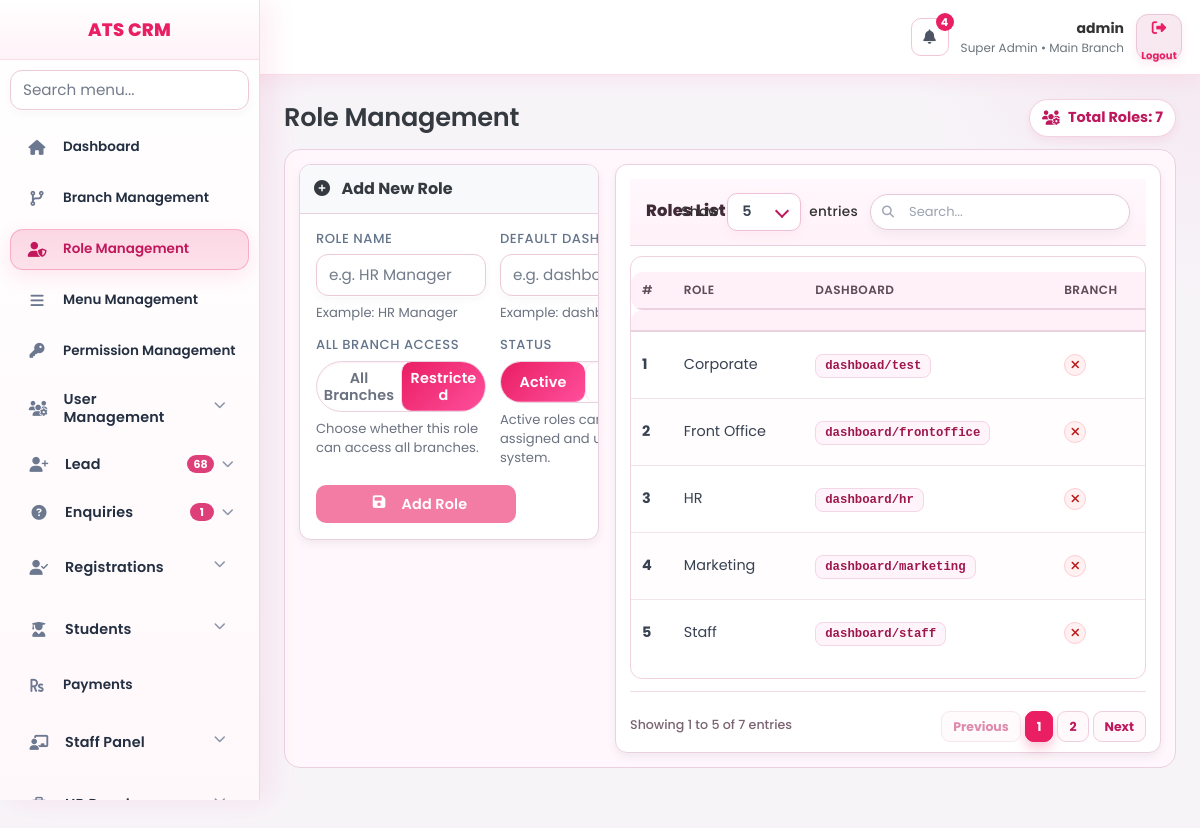
The page /index.php?page=role_management (signed in) on the database its author committed.
### tables this page shows
CREATE TABLE `menus` (
  `id` int(11) NOT NULL AUTO_INCREMENT,
  `menu_name` varchar(150) NOT NULL,
  `menu_slug` varchar(150) NOT NULL,
  `parent_id` int(11) DEFAULT NULL,
  `icon` varchar(100) DEFAULT NULL,
  `sort_order` int(11) DEFAULT 0,
  `status` tinyint(1) DEFAULT 1,
  `created_at` datetime DEFAULT current_timestamp(),
  `updated_at` datetime DEFAULT current_timestamp() ON UPDATE current_timestamp(),
  PRIMARY KEY (`id`)
);

CREATE TABLE `roles` (
  `id` int(11) NOT NULL AUTO_INCREMENT,
  `role_name` varchar(100) NOT NULL,
  `default_dashboard_slug` varchar(150) DEFAULT NULL,
  `can_access_all_branches` tinyint(1) DEFAULT 0,
  `is_target_applicable` tinyint(1) NOT NULL DEFAULT 0,
  `status` tinyint(1) DEFAULT 1,
  `created_at` datetime DEFAULT current_timestamp(),
  `updated_at` datetime DEFAULT current_timestamp() ON UPDATE current_timestamp(),
  PRIMARY KEY (`id`)
);

### views/role_management.php (the view, shortened to what this page needs)
<link rel="stylesheet" href="<?= BASE_URL ?>assets/css/rolmanagement.css">
<?php
$limit=10;
$page=max(1,(int)($_GET['p'] ?? 1));
$offset=($page-1)*$limit;
$total=$pdo->query("SELECT COUNT(*) FROM roles")->fetchColumn();
$stmt=$pdo->prepare("SELECT * FROM roles ORDER BY id ASC LIMIT $limit OFFSET $offset");
$stmt->execute();
$roles=$stmt->fetchAll(PDO::FETCH_ASSOC);
$editRole=null;
$canAllValue=isset($_POST['can_access_all_branches'])
?(int)$_POST['can_access_all_branches']
:(isset($editRole['can_access_all_branches'])?(int)$editRole['can_access_all_branches']:0);
$statusValue=isset($_POST['status'])
?(int)$_POST['status']
:(isset($editRole['status'])?(int)$editRole['status']:1);
?>
<div class="role-page-head">
  <h2 class="page-title">Role Management</h2>
  <div class="role-total-badge">
    <i class="fas fa-users-cog"></i>
    Total Roles: <?= (int)$total ?>
  </div>
</div>
<div class="atsrm-role-wrapper">
  <div class="atsrm-role-ui-wrap">
    <div class="atsrm-role-ui-left">
      <div class="atsrm-role-ui-card">
        <div class="atsrm-role-ui-header">
          <i class="fas fa-<?= $editRole ? 'pen' : 'plus-circle' ?>" style="margin-right: 8px;"></i>
          <?= $editRole ? 'Edit Role' : 'Add New Role' ?>
        </div>
        <div class="atsrm-role-ui-body">
          <form method="POST" id="roleForm" novalidate data-focus-start="on" data-focus-target="input[name='role_name']" data-form-assist="on">
            <div class="atsrm-role-ui-form">
              <div class="atsrm-role-ui-field role-form-group" data-tooltip="Enter unique role name">
                <label>Role Name</label>
                <input type="text" name="role_name"
                       value="<?= htmlspecialchars($editRole['role_name'] ?? '') ?>"
                       placeholder="e.g. HR Manager" required>
                <small>Example: HR Manager</small>
              </div>
              <div class="atsrm-role-ui-field role-form-group" data-tooltip="Dashboard slug (e.g. dashboard/hr)">
                <label>Default Dashboard</label>
                <input type="text" name="default_dashboard_slug"
                       value="<?= htmlspecialchars($editRole['default_dashboard_slug'] ?? '') ?>"
                       placeholder="e.g. dashboard/hr" required>
                <small>Example: dashboard/hr</small>
              </div>
              <div class="atsrm-role-ui-field role-form-group" data-tooltip="Access to all branches?">
                <label>All Branch Access</label>
                <div class="role-segment" role="tablist" aria-label="Branch access">
                  <button type="button" class="role-segment-btn<?= $canAllValue===1?' active':'' ?>" data-target-input="branchAccessInput" data-value="1">All Branches</button>
                  <button type="button" class="role-segment-btn<?= $canAllValue===0?' active':'' ?>" data-target-input="branchAccessInput" data-value="0">Restricted</button>
                </div>
                <small>Choose whether this role can access all branches.</small>
              </div>
              <div class="atsrm-role-ui-field role-form-group" data-tooltip="Enable or disable role">
                <label>Status</label>
                <div class="role-segment" role="tablist" aria-label="Role status">
                  <button type="button" class="role-segment-btn<?= $statusValue===1?' active':'' ?>" data-target-input="roleStatusInput" data-value="1">Active</button>
                  <button type="button" class="role-segment-btn<?= $statusValue===0?' active':'' ?>" data-target-input="roleStatusInput" data-value="0">Inactive</button>
                </div>
                <small>Active roles can be assigned and used in the system.</small>
              </div>
              <div class="atsrm-role-ui-field role-form-group">
                <button class="atsrm-role-ui-btn" id="saveRoleBtn" name="<?= $editRole?'update_role':'add_role' ?>" disabled>
                  <i class="fas fa-save"></i>
                  <?= $editRole?'Update Role':'Add Role' ?>
                </button>
              </div>
            </div>
          </form>
        </div>
      </div>
    </div>
    <div class="crm-right">
    <div class="crm-card">
      <div class="crm-card-header">
        <div class="role-table-title">
          Roles List
          <span class="role-table-count"><?= (int)$total ?></span>
        </div>
        <div id="rolesTableControls" class="roles-table-controls"></div>
      </div>
        <div class="crm-table-wrapper">
          <table  id="usersTable" class="crm-table">
            <thead>
              <tr>
                <th>#</th>
                <th>Role</th>
                <th>Dashboard</th>
                <th>Branch</th>
              </tr>
            </thead>
            <tbody>
              <?php foreach($roles as $r): ?>
              <tr>
                <td data-order="<?= (int)$r['id'] ?>"><strong class="role-row-index"></strong></td>
                <td><?= htmlspecialchars($r['role_name']) ?></td>
                <td><code><?= htmlspecialchars($r['default_dashboard_slug']) ?></code></td>
               <td align="center">
  <?php if($r['can_access_all_branches']): ?>
    <span class="atsrm-role-state-icon ok" data-tooltip="Has access to all branches"><i class="fas fa-check"></i></span>
  <?php else: ?>
    <span class="atsrm-role-state-icon no" data-tooltip="Restricted branches"><i class="fas fa-times"></i></span>
  <?php endif; ?>
</td>
              </tr>
              <?php endforeach; ?>
            </tbody>
          </table>
        </div>
        <div id="rolesTableFooter" class="roles-table-footer"></div>
  </div>
      </div>
    </div>
  </div>
</div>

### views/layout/sidebar.php (shortened to what this page needs)
<?php
$role_id     = $_SESSION['role_id'] ?? 0;
$currentPage = $_GET['page'] ?? '';
$sessionUserId = (int)($_SESSION['user_id'] ?? 0);
$sessionBranchId = (int)($_SESSION['branch_id'] ?? 0);
$dashboardSlug = $defaultPage ?? 'dashboard/superadmin';
$stmt = $pdo->prepare("
    SELECT m.*
    FROM menus m
    INNER JOIN role_permissions rp
        ON rp.menu_id = m.id
    WHERE rp.role_id = :role_id
      AND rp.can_view = 1
      AND m.status = 1
    ORDER BY m.parent_id ASC, m.sort_order ASC
");
$stmt->execute([
    'role_id' => $role_id
]);
$menus = $stmt->fetchAll(PDO::FETCH_ASSOC);
$menus = array_values(array_filter($menus, function($m) {
    $slug = $m['menu_slug'] ?? '';
    return !(
        strpos($slug, 'dashboard/') === 0
        || $slug === 'dashboard'
        || $slug === 'system/demo_reset'
    );
}));
$menuTree = [];
foreach ($menus as $menu) {
    if ($menu['parent_id'] === NULL) {
        $menuTree[$menu['id']] = $menu;
        $menuTree[$menu['id']]['children'] = [];
    }
}
foreach ($menus as $menu) {
    if ($menu['parent_id'] !== NULL && isset($menuTree[$menu['parent_id']])) {
        $menuTree[$menu['parent_id']]['children'][] = $menu;
    }
}
function isParentOpen($parent, $currentPage) {
    if (!isset($parent['children']) || empty($parent['children'])) return false;
    return false;
}
$isDashboardActive = ($currentPage === '' || strpos($currentPage, 'dashboard/') === 0);
$sidebarBadges = [
    'lead' => 0,
    'enquiries' => 0,
    'enquiries/followups' => 0,
];
try {
    $sidebarBadgeCacheKey = 'sidebar_badges_' . $sessionUserId;
    $cachedSidebarBadges = $_SESSION[$sidebarBadgeCacheKey] ?? null;
    $useBadgeCache = is_array($cachedSidebarBadges)
        && isset($cachedSidebarBadges['ts'], $cachedSidebarBadges['values'])
        && (time() - (int)$cachedSidebarBadges['ts']) <= 30
        && (int)($cachedSidebarBadges['role_id'] ?? 0) === (int)$role_id
        && (int)($cachedSidebarBadges['branch_id'] ?? 0) === (int)$sessionBranchId;
    if ($useBadgeCache) {
        $vals = (array)$cachedSidebarBadges['values'];
        foreach ($sidebarBadges as $k => $v) {
            if (isset($vals[$k])) $sidebarBadges[$k] = max(0, (int)$vals[$k]);
        }
    } else {
        $leadSql = "SELECT COUNT(*) FROM leads l WHERE l.status NOT IN ('converted','closed')";
        $leadParams = [];
        $stLead = $pdo->prepare($leadSql);
        $stLead->execute($leadParams);
        $sidebarBadges['lead'] = (int)($stLead->fetchColumn() ?: 0);
        $enqSql = "SELECT COUNT(*) FROM enquiries e WHERE e.status IN ('new','followup')";
        $enqParams = [];
        $stEnq = $pdo->prepare($enqSql);
        $stEnq->execute($enqParams);
        $sidebarBadges['enquiries'] = (int)($stEnq->fetchColumn() ?: 0);
        $fuSql = "
            SELECT COUNT(*)
            FROM enquiry_followups f
            INNER JOIN enquiries e ON e.id = f.enquiry_id
            WHERE LOWER(TRIM(COALESCE(f.status,'pending'))) = 'pending'
        ";
        $fuParams = [];
        $stFu = $pdo->prepare($fuSql);
        $stFu->execute($fuParams);
        $sidebarBadges['enquiries/followups'] = (int)($stFu->fetchColumn() ?: 0);
    }
} catch (Throwable $e) {
}
if (!function_exists('sidebarBadgeText')) {
    function sidebarBadgeText($count): string {
        $c = max(0, (int)$count);
        return $c > 99 ? '99+' : (string)$c;
    }
}
?>
<div class="sidebar" id="crmSidebar">
    <div class="logo"><?= APP_NAME ?></div>
    <div class="sidebar-search">
        <input
            type="text"
            id="sidebarMenuSearch"
            class="sidebar-search-input"
            placeholder="Search menu..."
            autocomplete="off"
        >
    </div>
    <ul class="menu-list">
        <li class="<?= $isDashboardActive ? 'active' : '' ?>">
            <a href="index.php?page=<?= htmlspecialchars($dashboardSlug) ?>" data-tooltip="Dashboard">
                <i class="fas fa-home"></i>
                <span class="menu-label">Dashboard</span>
            </a>
        </li>
        <?php foreach ($menuTree as $parent): ?>
            <?php
                $hasChildren  = !empty($parent['children']);
                $parentOpen   = isParentOpen($parent, $currentPage);
                $parentActive = ($currentPage === $parent['menu_slug']) || $parentOpen;
            ?>
            <li class="<?= $parentActive ? 'active' : '' ?> <?= $hasChildren ? 'has-children' : '' ?> <?= $parentOpen ? 'open' : '' ?>"<?= $hasChildren ? ' data-initial-open="' . ($parentOpen ? '1' : '0') . '"' : '' ?>>
                <?php if ($hasChildren): ?>
                    <?php $submenuId = 'submenu-' . (int)$parent['id']; ?>
                    <button
                        type="button"
                        class="menu-toggle"
                        data-menu-id="<?= (int)$parent['id'] ?>"
                        data-tooltip="<?= htmlspecialchars($parent['menu_name']) ?>"
                        aria-expanded="<?= $parentOpen ? 'true' : 'false' ?>"
                        aria-controls="<?= htmlspecialchars($submenuId) ?>"
                    >
                        <i class="<?= htmlspecialchars($parent['icon'] ?: 'fas fa-circle') ?>"></i>
                        <span class="menu-label"><?= htmlspecialchars($parent['menu_name']) ?></span>
                        <?php
                            $parentSlug = strtolower(trim((string)($parent['menu_slug'] ?? '')));
                            $parentName = strtolower(trim((string)($parent['menu_name'] ?? '')));
                            $parentBadgeCount = 0;
                            if ($parentSlug === 'lead' || strpos($parentName, 'lead') !== false) {
                                $parentBadgeCount = (int)($sidebarBadges['lead'] ?? 0);
                            } elseif ($parentSlug === 'enquiries' || strpos($parentName, 'enquir') !== false) {
                                $parentBadgeCount = (int)($sidebarBadges['enquiries'] ?? 0);
                            }
                        ?>
                        <?php if ($parentBadgeCount > 0): ?>
                            <span class="menu-tail">
                                <span class="menu-badge" data-modern-tooltip="Open <?= htmlspecialchars($parent['menu_name']) ?>: <?= (int)$parentBadgeCount ?>">
                                    <?= htmlspecialchars(sidebarBadgeText($parentBadgeCount)) ?>
                                </span>
                                <i class="fas fa-chevron-down caret"></i>
                            </span>
                        <?php else: ?>
                            <span class="menu-tail">
                                <i class="fas fa-chevron-down caret"></i>
                            </span>
                        <?php endif; ?>
                    </button>
                <?php else: ?>
                    <a href="index.php?page=<?= htmlspecialchars($parent['menu_slug']) ?>" data-tooltip="<?= htmlspecialchars($parent['menu_name']) ?>">
                        <i class="<?= htmlspecialchars($parent['icon'] ?: 'fas fa-circle') ?>"></i>
                        <span class="menu-label"><?= htmlspecialchars($parent['menu_name']) ?></span>
                    </a>
                <?php endif; ?>
            </li>
        <?php endforeach; ?>
    </ul>
</div>

### rows shown on the page
menus: menu_name "Branch Management"
menus: menu_name "Role Management"
menus: menu_name "Menu Management"
menus: menu_name "Permission Management"
menus: menu_name "User Management"
menus: menu_name "Lead", parentBadgeCount "68"
menus: menu_name "Enquiries", parentBadgeCount "1"
menus: menu_name "Registrations"
menus: menu_name "Students"
menus: menu_name "Payments"
menus: menu_name "Staff Panel"
roles: role_name "Front Office", default_dashboard_slug "dashboard/frontoffice", can_access_all_branches 0 (drawn)
roles: role_name "HR", default_dashboard_slug "dashboard/hr", can_access_all_branches 0 (drawn)
roles: role_name "Staff", default_dashboard_slug "dashboard/staff", can_access_all_branches 0 (drawn)
roles: role_name "Marketing", default_dashboard_slug "dashboard/marketing", can_access_all_branches 0 (drawn)
roles: role_name "Corporate", default_dashboard_slug "dashboad/test", can_access_all_branches 0 (drawn)

### other values the page prints
$topNotificationCount "4"
$user_name "admin"
$user_role "Super Admin"
$branch_name "Main Branch"
APP_NAME "ATS CRM"
$total "7"
